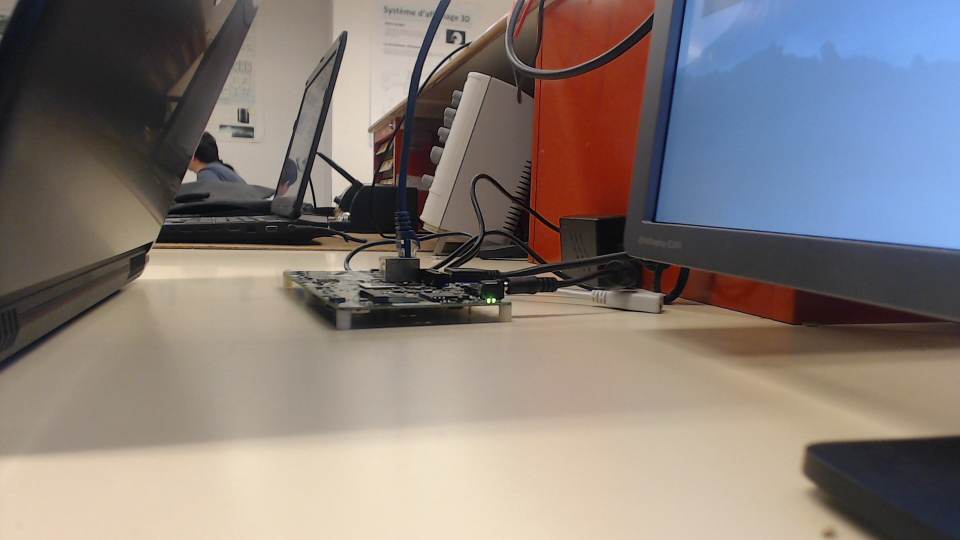
//> input picture img_proj.jpg, 1920 x 1080 px (shown at 1/2 size)
$ ./projet_sobel_opt   (built with g++ and OpenCV 4)
//> lines starting //> are read from the running program, lines starting //| are printed output that depends on the picture
### projet_sobel_opt.h
#include "highgui.h"
#include "cv.h"
#include "opencv2/opencv.hpp"
#include "opencv2/imgproc/imgproc.hpp"
#include "opencv2/highgui/highgui.hpp"
#include <fstream>
#include <stdlib.h>
#include <stdint.h>
#include <sys/time.h>
typedef unsigned char uint8;
void sobel_opt(cv::Mat img_in, cv::Mat& img_out, int row, int col);

### projet_sobel_opt.cpp
/*
 *---------------------------------------------------------------------------------------------------
* Pour compiler : g++ `pkg-config --cflags opencv` projet_base.cpp `pkg-config --libs opencv` -o projet
 *---------------------------------------------------------------------------------------------------
 */


#include "projet_sobel_opt.h"

using namespace std;
using namespace cv;
using std::cout;


void sobel_opt(Mat img_in, Mat& img_out, int row, int col) {

	int n;
	int m;
	n = row;
	m = col;

	img_in.copyTo(img_out);

	uint8 N, NE, NW, S, SE, SW, W, E, W2, NE2, SE2, E2;
	int gx, gy;
	int gx2, gy2;

	int i, j;


	for(i = 1; i < n-1; i++) {
	    for(j = 1; j < m-1; j=j+2) {

		NW = img_in.at<uint8>(i-1, j-1);//[i - n - 1];
		N = img_in.at<uint8>(i-1, j);//[i - n];
		NE = img_in.at<uint8>(i-1,j+1);//[i - n + 1];
		NE2 = img_in.at<uint8>(i-1,j+2);//[i - n + 2];

		W = img_in.at<uint8>(i,j-1);//[i - 1];
		W2 = img_in.at<uint8>(i,j);//[i];
		E = img_in.at<uint8>(i,j+1);//[i + 1];
		E2 = img_in.at<uint8>(i,j+2);//[i + 2];


		SW = img_in.at<uint8>(i+1,j-1);//[i + n - 1];
		S = img_in.at<uint8>(i+1,j);//[i + n];
		SE = img_in.at<uint8>(i+1,j+1);//[i + n + 1];
		SE2 = img_in.at<uint8>(i+1,j+2);//[i + n + 2];


		gx = abs(NE + (E<<1) + SE - NW - (W<<1) - SW);
		gy = abs(NW + (N<<1) + NE - SW - (S<<1) - SE);

		img_out.at<uint8>(i,j) = (gx + gy)>>1;


		gx2 = abs(NE2 + (E2<<1) + SE2 - N - (W2<<1) - S);
		gy2 = abs(N + (NE<<1) + NE2 - S - (SE<<1) - SE2);

		img_out.at<uint8>(i,j+1) = (gx2 + gy2)>>1;
	}
	}

}


/*--------------- MAIN FUNCTION ---------------*/
int main () {

	ofstream o("time_sobel_opt.txt");
// déclaration des variables
// Mat structure contenant l'image
  Mat3b frame; // couleur
  Mat frame_gray, frame1; // niveau de gris
  Mat grad_x, grad_y;
  Mat abs_grad_y, abs_grad_x, grad;

  int ddepth = CV_16S;
  int scale = 1;
  int delta = 0;
  char key = '0';

  cvNamedWindow("Video in", WINDOW_AUTOSIZE);
  cvNamedWindow("Video gray", WINDOW_AUTOSIZE);
  cvNamedWindow("Video mediane", WINDOW_AUTOSIZE);
  cvNamedWindow("Video contours", WINDOW_AUTOSIZE);
  cvMoveWindow("Video in", 10, 30);
  cvMoveWindow("Video gray", 800, 30);
  cvMoveWindow("Video mediane", 10, 500);
  cvMoveWindow("Video contours", 800, 500);

  while(key!='q'){
  // acquisition d'une image - librairie OpenCV

    frame = imread("img_proj.jpg", CV_LOAD_IMAGE_COLOR);
//> frame is the input picture: 1080 rows x 1920 cols, CV_8UC3; mean B, G, R 119.9, 123.6, 132.7

    if(! frame.data )                              // Check for invalid input
    {
        cout <<  "Could not open or find the image" << std::endl ;
        return -1;
    }

  //conversion en niveau de gris - librairie OpenCV
    cvtColor(frame, frame_gray, CV_BGR2GRAY);
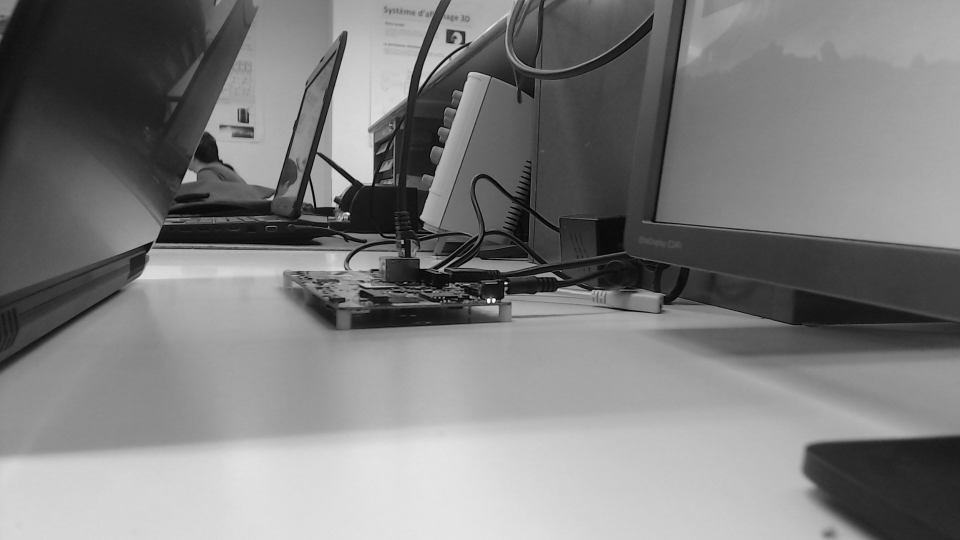
//> frame_gray: 1080 rows x 1920 cols, CV_8UC1 (shown at 1/2 size); min 0, max 255, mean 125.9

   // median - librairie OpenCV
    medianBlur(frame_gray, frame1, 3);

    timeval time;
	gettimeofday(&time, NULL);
	double time1 = time.tv_sec+(time.tv_usec/1000000.0);

    //Sobel
    sobel_opt(frame1, grad, frame1.rows, frame1.cols);
//> the loop in sobel_opt, `for(i = 1; i < n-1; i++)` made 1078 passes
//> (NW, N, NE, NE2, W, W2) on passes 1 to 3: (166, 166, 166, 166, 166, 166), (166, 166, 166, 166, 167, 167), (167, 167, 167, 167, 167, 167)
//> after the loop in sobel_opt, `for(i = 1; i < n-1; i++)`: NW = 40; NE2 = 39; W = 40
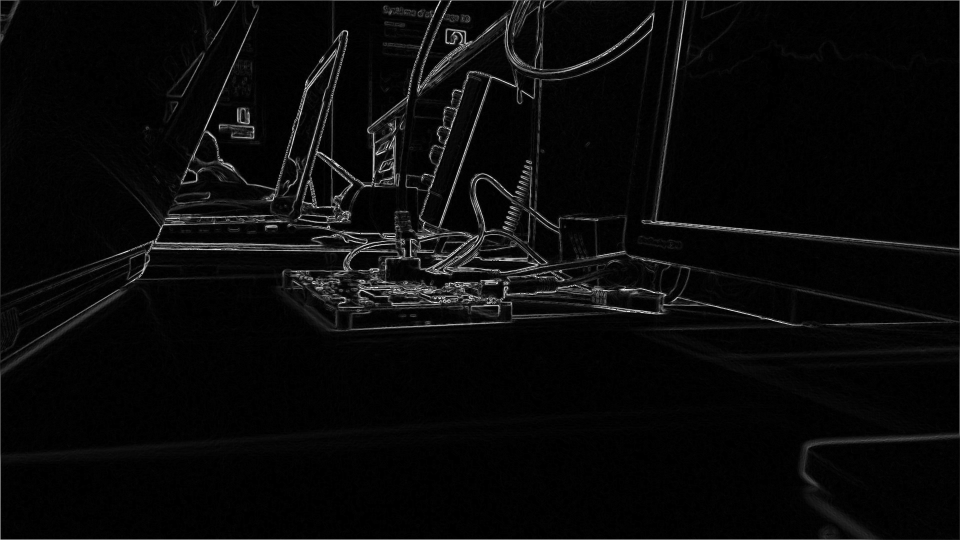
//> grad: 1080 rows x 1920 cols, CV_8UC1 (shown at 1/2 size); min 0, max 255, mean 9.1

	gettimeofday(&time, NULL);
	double time2 = time.tv_sec+(time.tv_usec/1000000.0);
	o << (time2 - time1) << endl;
	// visualisation
	// taille d'image réduite pour meuilleure disposition sur écran
    resize(frame, frame, Size(), 0.5, 0.5);
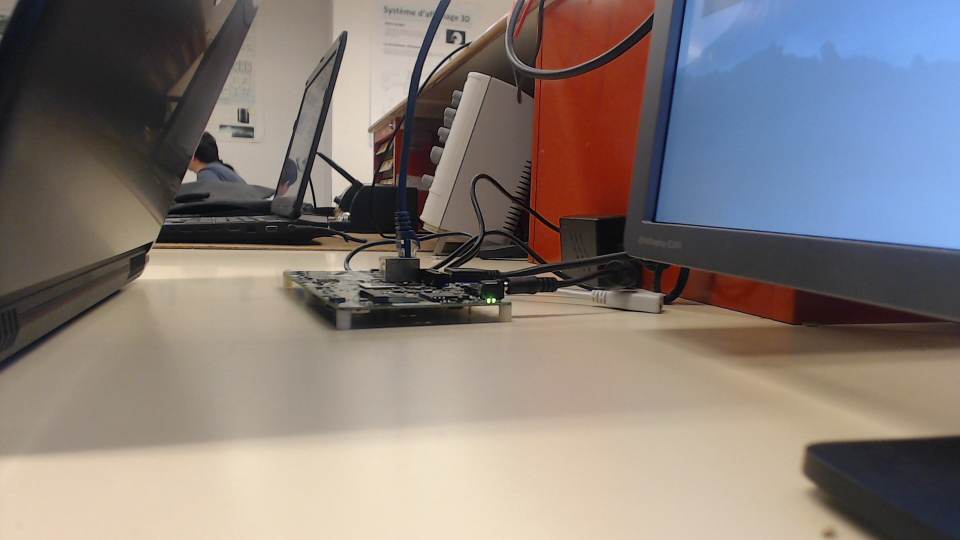
//> frame: 540 rows x 960 cols, CV_8UC3; mean B, G, R 120, 123.8, 132.8
    resize(frame_gray, frame_gray, Size(), 0.5, 0.5);
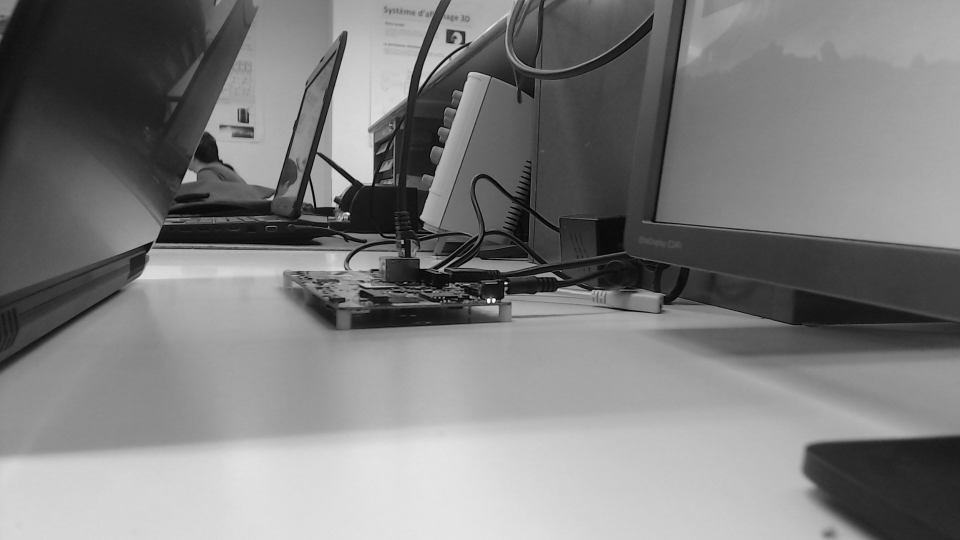
//> frame_gray: 540 rows x 960 cols, CV_8UC1; min 0, max 252, mean 126
    resize(frame1, frame1, Size(), 0.5, 0.5);
//> frame1: 540 rows x 960 cols, CV_8UC1
    resize(grad, grad, Size(), 0.5, 0.5);
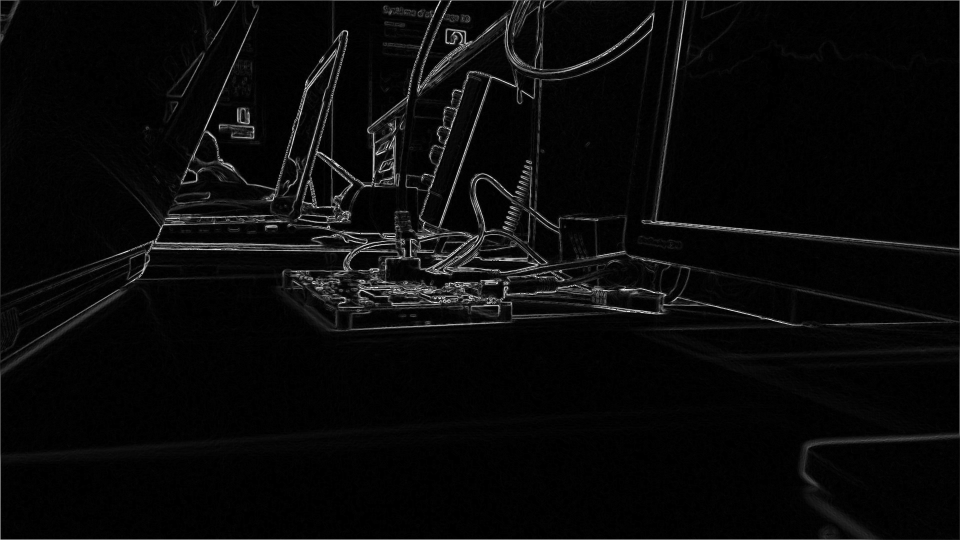
//> grad: 540 rows x 960 cols, CV_8UC1; min 0, max 250, mean 9.2
    imshow("Video in",frame);
    imshow("Video gray",frame_gray);
    imshow("Video mediane",frame1);
    imshow("Video contours",grad);


    key=waitKey(5);
//> the 'q' key is pressed
  }
  }
